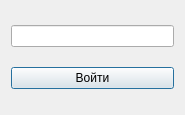
<?xml version="1.0" encoding="UTF-8"?>
<ui version="4.0">
 <class>auth</class>
 <widget class="QDialog" name="auth">
  <property name="geometry">
   <rect>
    <x>0</x>
    <y>0</y>
    <width>185</width>
    <height>115</height>
   </rect>
  </property>
  <property name="windowTitle">
   <string>Dialog</string>
  </property>
  <layout class="QGridLayout" name="gridLayout">
   <item row="0" column="0">
    <widget class="QLineEdit" name="lineEdit"/>
   </item>
   <item row="1" column="0">
    <widget class="QPushButton" name="pushButton">
     <property name="text">
      <string>Войти</string>
     </property>
    </widget>
   </item>
  </layout>
 </widget>
 <resources/>
 <connections/>
</ui>
